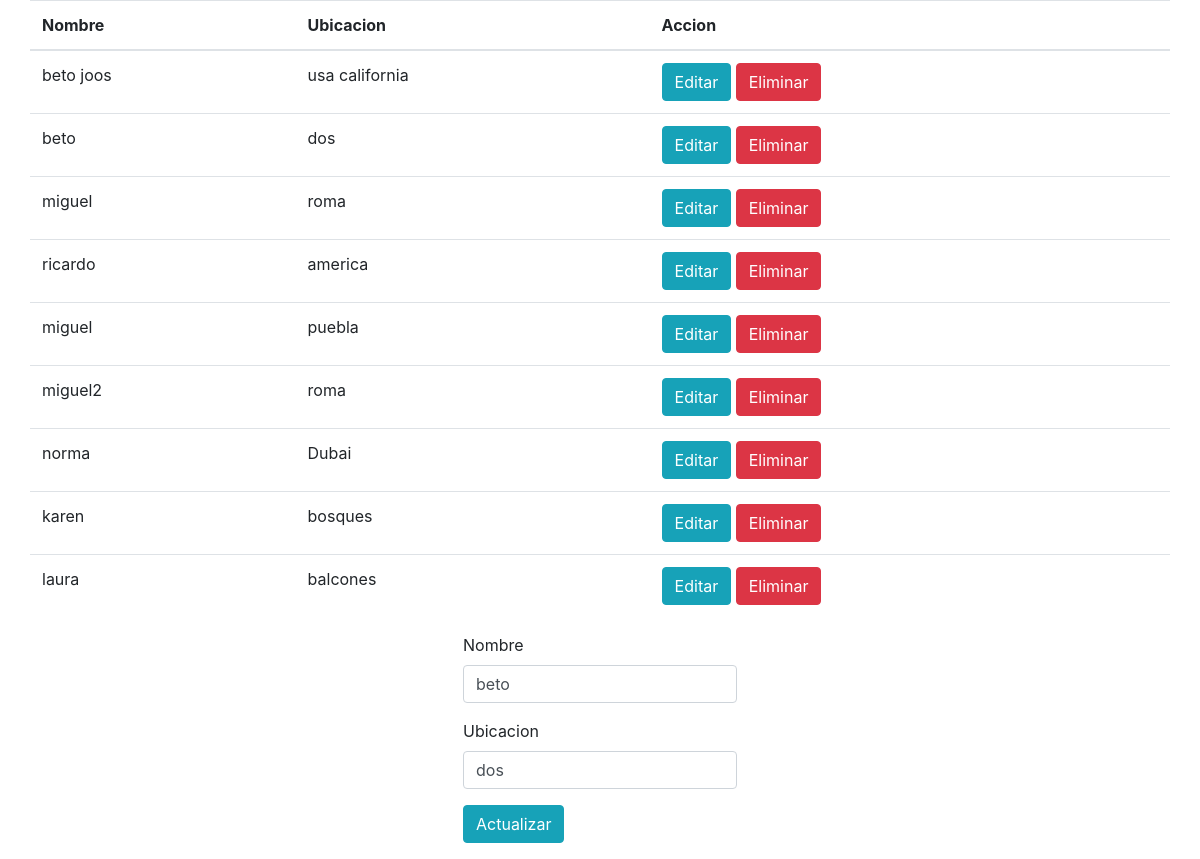
The page /index.php?edit=59 on the database its author committed.
### tables this page shows
CREATE TABLE `datos` (
  `ID` int(11) NOT NULL,
  `NAME` varchar(100) NOT NULL,
  `UBICACION` varchar(100) NOT NULL
);

### process.php (called while the page is built, shortened)
<?php
$mysqli = new mysqli('localhost', 'root', '', 'crud') or die(mysqli_error($mysqli));
if (isset($_GET['edit'])){
	$ID = $_GET['edit'];
	$update = true;
	$result = $mysqli->query("SELECT * FROM datos WHERE ID=$ID") or die($mysqli->error());
	if (!is_null($result)){
		$row = $result->fetch_array();
		$name = $row['NAME'];
		$location = $row['UBICACION'];
		}
	}

### index.php (the view, shortened to what this page needs)
<!DOCTYPE html>
<html>
<head>
	<link rel="stylesheet" type="text/css" href="https://maxcdn.bootstrapcdn.com/bootstrap/4.0.0-beta.3/css/bootstrap.min.css">
</head>
<body>
	<?php require_once 'process.php'; ?>
	<div class="container" >
	<?php
		$mysqli = new mysqli('localhost', 'root' , '' , 'crud' ) or die(mysqli_error($mysqli));
		$result = $mysqli->query("SELECT * FROM datos") or die($mysqli->error);
		?>
		<div class="row justify-content-center" >
				<table class="table" >
					<thead>
						<tr>
							<th>Nombre</th>
							<th>Ubicacion</th>
							<th colspan="2" >Accion</th>
						</tr>
					</thead>
			<?php
				while ($row = $result->fetch_assoc()): ?>
					<tr>
						<td><?php echo $row['NAME']; ?> </td>
						<td><?php echo $row['UBICACION']; ?> </td>
						<td>
							<a href="index.php?edit=<?php  echo $row['ID']; ?>"
								class="btn btn-info" >Editar</a>
							<a href="process.php?delete=<?php  echo $row['ID']; ?>"
								class="btn btn-danger"  >Eliminar</a>
						</td>
					</tr>
				<?php endwhile; ?>
				</table>
			</div>
	<div class="row justify-content-center">
		<form action="process.php" method="POST">
			<div class="form-group" >
			<label>Nombre</label>
			<input type="text" name="name" class="form-control"
					value="<?php  echo $name; ?>" placeholder="Introduce Nombre">
			</div>
			<div class="form-group">
			<label>Ubicacion</label>
			<input type="text" name="location"  class="form-control"
					value="<?php echo $location ?>" placeholder="Introduce Ubicacion ">
			</div>
			<div class="form-group">
			<?php
			if ($update == true):
			?>
			<button type="submit" class="btn btn-info"  name="update">Actualizar</button>
			<?php else: ?>
			<button type="submit" class="btn btn-primary"  name="save">Guardar</button>
			<?php endif; ?>
			</div>
		</form>
	</div>
	</div>
</body>
</html>

### rows shown on the page
datos: NAME "beto joos", UBICACION "usa california"
datos: NAME "beto", UBICACION "dos", name "beto", location "dos"
datos: NAME "miguel", UBICACION "roma"
datos: NAME "ricardo", UBICACION "america"
datos: NAME "miguel", UBICACION "puebla"
datos: NAME "miguel2", UBICACION "roma"
datos: NAME "norma", UBICACION "Dubai"
datos: NAME "karen", UBICACION "bosques"
datos: NAME "laura", UBICACION "balcones"
